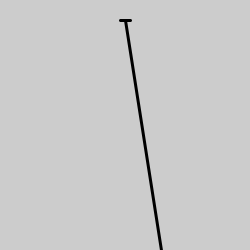
Frame 1 (no input)
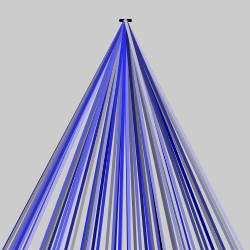
Frame 60 (the mouse pressed at the canvas centre just before this capture)
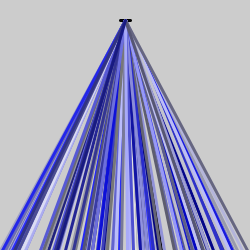
Frame 120 (the mouse held since frame 60 and released just before this capture)

The Processing sketch that drew these frames (run headless with seeded random() and noise(); from frame 60 on, the mouse is pressed at the canvas centre):

// Processing sketch: processing_63516
// ── processing_63516.pde

void setup()
{
  colorMode(HSB,250,250,250);
  size(250,250);
  strokeWeight(3);
  frameRate(90);
  line(120,20,130,20);
}



void draw()
{
 
  line(125,20,random(250),250);
  stroke(500/3,random(0,250),random(100,255));
}
